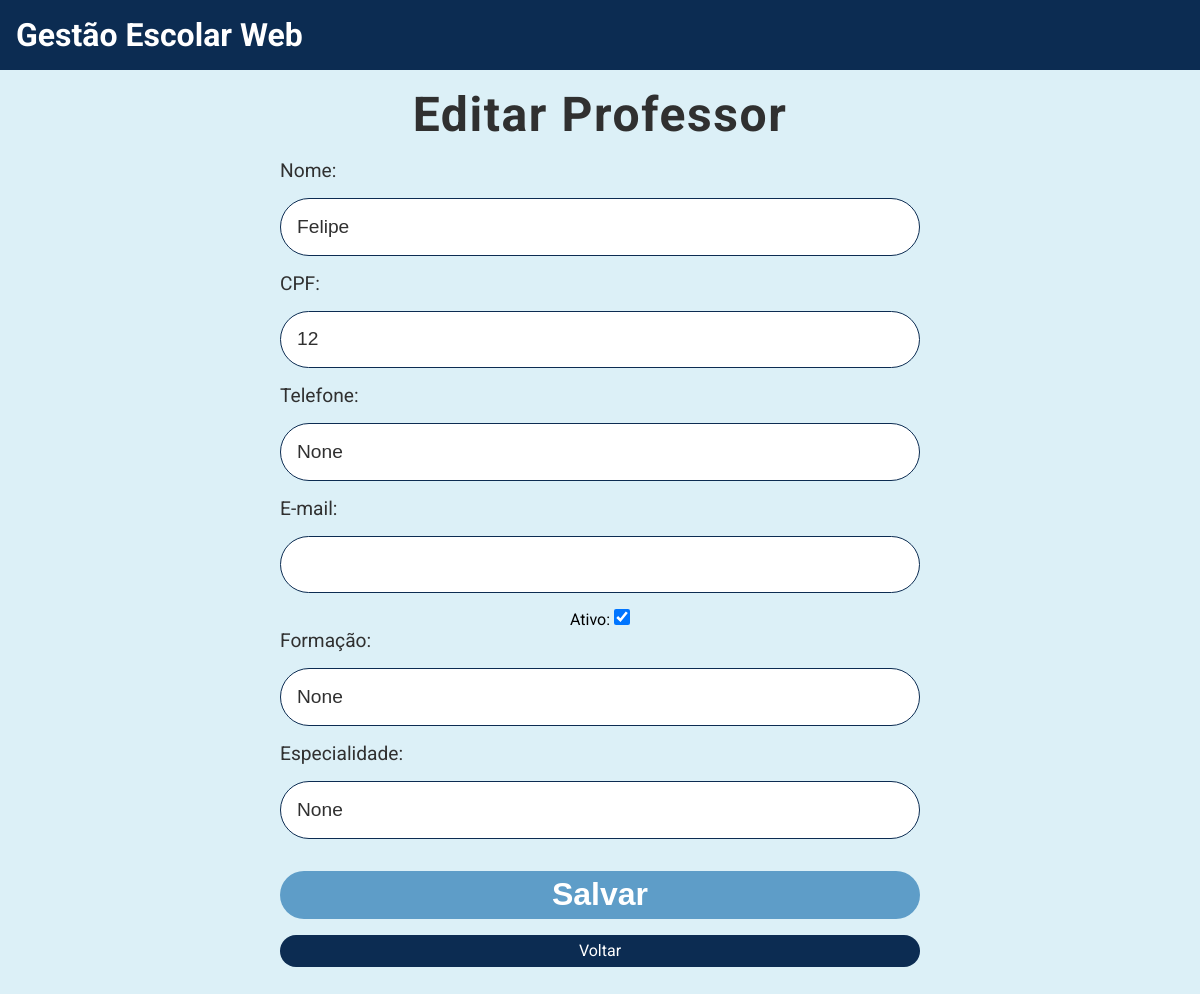
Page /editar/professor/6 on the committed database.
### tables this page shows
CREATE TABLE Professores (matricula INTEGER PRIMARY KEY AUTOINCREMENT, nome VARCHAR (255) NOT NULL, cpf CHAR (11) NOT NULL, telefone CHAR (11), email VARCHAR (255), ativo BOOLEAN DEFAULT (1), formacao VARCHAR (255), especialidade VARCHAR (255));

### main.py (the view, shortened to what this page needs)
@app.route("/editar/professor/<matricula>", methods=('GET', 'POST'))
def editar_professor(matricula):
    professor = Professor.listaProfessorMatricula(matricula = matricula)
    return render_template("editar_professor.html", professor=professor)

### professor.py (called while the page is built)
    @classmethod
    def listaProfessorMatricula(cls, matricula):
        conexao = sqlite3.connect("gestao_escolar.db")
        cursor = conexao.cursor()
        sql = f"""
            SELECT * FROM Professores WHERE matricula = '{matricula}'
        """
        cursor.execute(sql)
        listaProfessor = cursor.fetchone()
        conexao.close()
        return listaProfessor

### templates/editar_professor.html
{% extends "base.html" %} {% block conteudo %}
<div class="conteudo-principal">
    <h2>Editar Professor</h2>
    <div class="conteudo-formulario">
        <form method="post">
            <div class="campos-formulario">
                <label for="nome_professor">Nome:</label>
                <input
                    type="text"
                    id="nome_professor"
                    name="nome_professor"
                    value="{{ professor[1] }}"
                    required
                />
            </div>
            <div class="campos-formulario">
                <label for="cpf_professor">CPF:</label>
                <input
                    type="text"
                    id="cpf_professor"
                    name="cpf_professor"
                    value="{{ professor[2] }}"
                    required
                />
            </div>
            <div class="campos-formulario">
                <label for="telefone_professor">Telefone:</label>
                <input
                    type="text"
                    id="telefone_professor"
                    name="telefone_professor"
                    value="{{ professor[3] }}"
                />
            </div>
            <div class="campos-formulario">
                <label for="email_professor">E-mail:</label>
                <input
                    type="email"
                    id="email_professor"
                    name="email_professor"
                    value="{{ professor[4] }}"
                />
            </div>
            <div class="checkbox">
                <label for="ativo_professor">Ativo:</label>
                {% if professor[5] == 1 %}
                <input
                    type="checkbox"
                    id="ativo_professor"
                    name="ativo_professor"
                    checked
                />
                {% else %}
                <input
                    type="checkbox"
                    id="ativo_professor"
                    name="ativo_professor"
                />
                {% endif %}
            </div>
            <div class="campos-formulario">
                <label for="formacao_professor">Formação:</label>
                <input
                    type="text"
                    id="formacao_professor"
                    name="formacao_professor"
                    value="{{ professor[6] }}"
                />
            </div>
            <div class="campos-formulario">
                <label for="especialidade_professor">Especialidade:</label>
                <input
                    type="text"
                    id="especialidade_professor"
                    name="especialidade_professor"
                    value="{{ professor[7] }}"
                />
            </div>
            <button type="submit">Salvar</button>
        </form>
        <a href="/listar/professores" class="botao-primario">Voltar</a>
    </div>
</div>
{% endblock %}

### static/css/style.css (style rules this page uses)
:root { --azul-fraco: rgb(220, 240, 247); --azul-escuro: rgb(12, 44, 82); --preto: rgb(48, 48, 48); --azul-normal: rgb(94, 157, 200); --verde-normal: rgb(21, 238, 108); }
* { margin: 0; padding: 0; box-sizing: border-box; }
body { font-family: 'Roboto', sans-serif; background: var(--azul-fraco); }
a { text-decoration: none; }
.botao-primario { display: flex; background-color: var(--azul-escuro); color: #fff; width: 100%; text-align: center; justify-content: center; align-items: center; border-radius: 3rem; }
main .conteudo-principal { text-align: center; display: flex; justify-content: center; flex-direction: column; align-items: center; margin-bottom: 2rem; }
main .conteudo-principal h2 { margin: 1rem 0 1rem 0; font-size: 3rem; color: var(--preto); letter-spacing: .1rem; }
main .conteudo-principal .conteudo-formulario { width: 40rem; }
main .conteudo-principal .conteudo-formulario .campos-formulario { display: flex; flex-direction: column; }
main .conteudo-principal .conteudo-formulario .campos-formulario label { font-size: 1.2rem; color: var(--preto); text-align: left; }
main .conteudo-principal .conteudo-formulario .campos-formulario input { width: 100%; height: 3.6rem; border-radius: 2rem; margin: 1rem 0 1rem 0; padding: 1rem; color: var(--preto); font-size: 1.2rem; border: 1px solid var(--azul-escuro); }
main .conteudo-principal .conteudo-formulario input[type=checkbox] { width: 1rem; height: 1rem; }
main .conteudo-principal .conteudo-formulario button { background: var(--azul-normal); color: #fff; width: 100%; height: 3rem; text-align: center; border-radius: 3rem; margin: 1rem 0 1rem 0; border: none; font-size: 2rem; font-weight: 700; cursor: pointer; }
main .conteudo-principal .conteudo-formulario .botao-primario { height: 2rem; font-size: 1rem; font-weight: 400; }

### rows in the picture
Professores: nome_professor "Felipe", cpf_professor "12", telefone_professor "None", formacao_professor "None", especialidade_professor "None"
